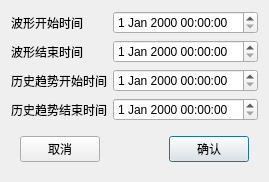
<?xml version="1.0" encoding="UTF-8"?>
<ui version="4.0">
 <class>FrmSetEchoTime</class>
 <widget class="QDialog" name="FrmSetEchoTime">
  <property name="geometry">
   <rect>
    <x>0</x>
    <y>0</y>
    <width>246</width>
    <height>163</height>
   </rect>
  </property>
  <property name="windowTitle">
   <string>Dialog</string>
  </property>
  <layout class="QGridLayout" name="gridLayout_2">
   <item row="0" column="0">
    <widget class="QLabel" name="label">
     <property name="sizePolicy">
      <sizepolicy hsizetype="Preferred" vsizetype="Preferred">
       <horstretch>0</horstretch>
       <verstretch>0</verstretch>
      </sizepolicy>
     </property>
     <property name="text">
      <string>波形开始时间</string>
     </property>
    </widget>
   </item>
   <item row="0" column="1">
    <widget class="QDateTimeEdit" name="date_livestart"/>
   </item>
   <item row="1" column="0">
    <widget class="QLabel" name="label_2">
     <property name="text">
      <string>波形结束时间</string>
     </property>
    </widget>
   </item>
   <item row="1" column="1">
    <widget class="QDateTimeEdit" name="date_liveend"/>
   </item>
   <item row="2" column="0">
    <widget class="QLabel" name="label_3">
     <property name="text">
      <string>历史趋势开始时间</string>
     </property>
    </widget>
   </item>
   <item row="2" column="1">
    <widget class="QDateTimeEdit" name="date_historystart"/>
   </item>
   <item row="3" column="0">
    <widget class="QLabel" name="label_4">
     <property name="text">
      <string>历史趋势结束时间</string>
     </property>
    </widget>
   </item>
   <item row="3" column="1">
    <widget class="QDateTimeEdit" name="date_historyend">
     <property name="alignment">
      <set>Qt::AlignLeading|Qt::AlignLeft|Qt::AlignVCenter</set>
     </property>
    </widget>
   </item>
   <item row="4" column="0" colspan="2">
    <widget class="QWidget" name="widget" native="true">
     <property name="sizePolicy">
      <sizepolicy hsizetype="Preferred" vsizetype="Fixed">
       <horstretch>0</horstretch>
       <verstretch>0</verstretch>
      </sizepolicy>
     </property>
     <layout class="QGridLayout" name="gridLayout">
      <item row="0" column="1">
       <spacer name="horizontalSpacer">
        <property name="orientation">
         <enum>Qt::Horizontal</enum>
        </property>
        <property name="sizeHint" stdset="0">
         <size>
          <width>39</width>
          <height>20</height>
         </size>
        </property>
       </spacer>
      </item>
      <item row="0" column="3">
       <widget class="QPushButton" name="btn_ok">
        <property name="text">
         <string>确认</string>
        </property>
       </widget>
      </item>
      <item row="0" column="0">
       <widget class="QPushButton" name="btn_cancel">
        <property name="text">
         <string>取消</string>
        </property>
       </widget>
      </item>
     </layout>
    </widget>
   </item>
  </layout>
 </widget>
 <resources/>
 <connections/>
</ui>
